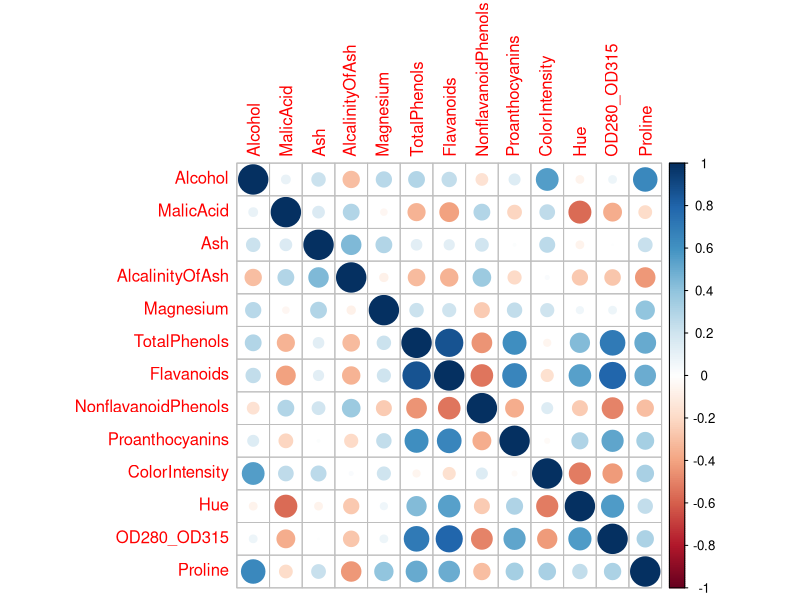
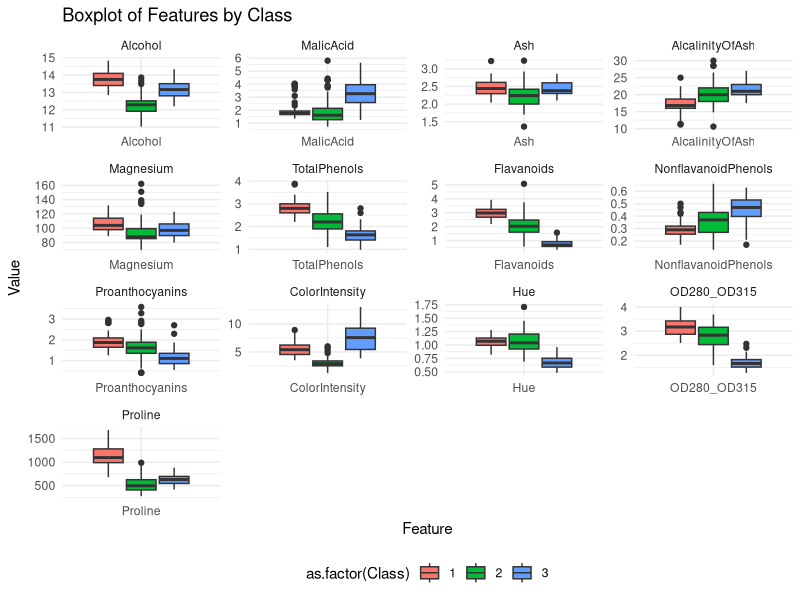
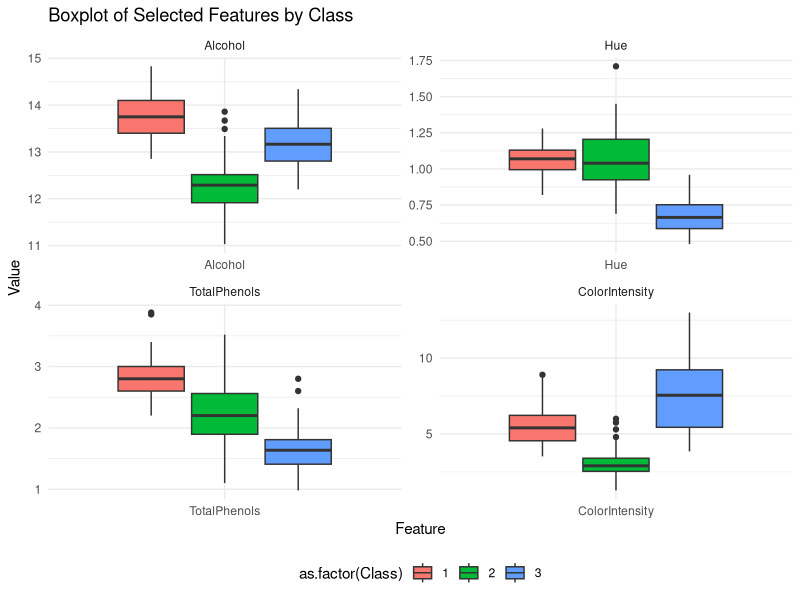

R code for these plots, in order:
## ---- chunk 1
df <- read.csv('data/wine_data.csv')
head(df)
## ---- chunk 2
# Source all libraries we will be using for our analysis here:
library(readr)
library(dplyr)
library(ggplot2)
library(GGally)
library(corrplot)
library(gplots)
library(reshape2)
## ---- chunk 3
sum(is.na(df))
## ---- chunk 4
cor_matrix <- cor(df[, -1]) #First column is 'class'
cor_matrix_rounded <- round(cor_matrix, 2)
corrplot(cor_matrix_rounded, method = "circle")
## ---- chunk 5
df_melted <- melt(df, id.vars = 'Class')

p <- ggplot(df_melted, aes(x = variable, y = value, group = interaction(variable, Class))) +
  geom_boxplot(aes(fill = as.factor(Class))) +
  facet_wrap(~variable, scales = 'free', ncol = ) +
  labs(title = "Boxplot of Features by Class", y = "Value", x = "Feature") +
  theme_minimal() +
  theme(legend.position = "bottom") 

print(p)
## ---- chunk 6
df_selected_features <- df[, c('Class', 'Alcohol', 'Hue', 'TotalPhenols', 'ColorIntensity')]
head(df_selected_features)
## ---- chunk 7
df_melted <- melt(df_selected_features, id.vars = "Class")

p <- ggplot(df_melted, aes(x = variable, y = value, group = interaction(variable, Class))) +
  geom_boxplot(aes(fill = as.factor(Class))) +
  facet_wrap(~variable, scales = 'free', ncol = ) +
  labs(title = "Boxplot of Selected Features by Class", y = "Value", x = "Feature") +
  theme_minimal() +
  theme(legend.position = "bottom") 

print(p)
